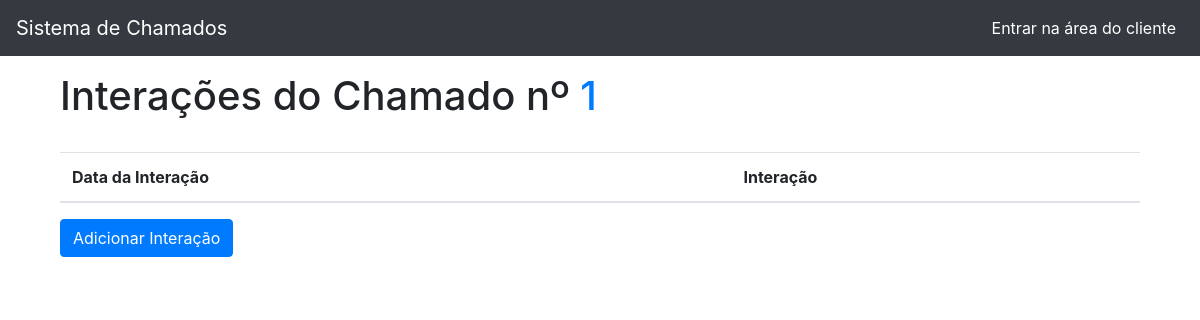
The page /chamado_interacao_list/1/ on the database as committed earlier.
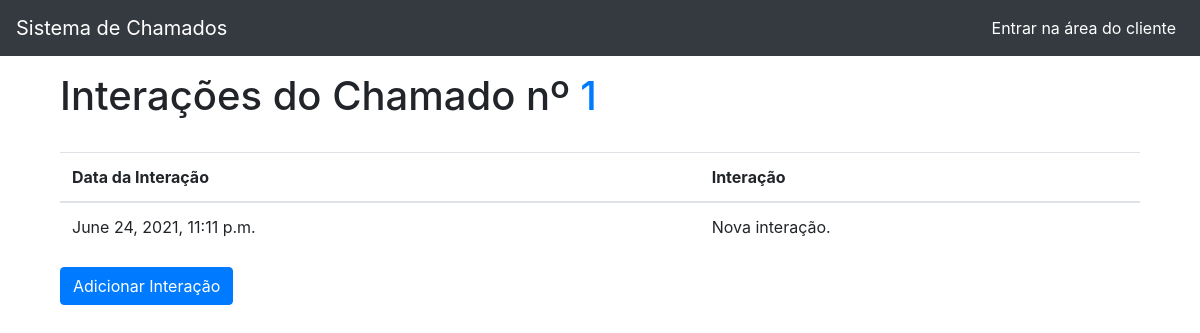
The same page on the database as committed later.
### helpdesk/models.py (models this page shows, shortened)
class Chamado_Interacao(models.Model):
    fk_chamado = models.ForeignKey(Chamado, on_delete=models.CASCADE)
    interacao = models.CharField(max_length=200)
    data_interacao = models.DateTimeField(auto_now_add=True, blank=True)

### helpdesk/views.py (the view)
# urls.py: path('chamado_interacao_list/<str:chamado>/', chamado_interacao_list, name='chamado_interacao_list'),
def chamado_interacao_list(request, chamado):
    chamado_interacao = Chamado_Interacao.objects.filter(fk_chamado=chamado)
    context = {'interacao': chamado_interacao, 'chamado': chamado }
    return render(request, 'chamado_interacao/chamado_interacao_list.html', context)

### helpdesk/templates/chamado_interacao/chamado_interacao_list.html (shortened to what this page needs)
{% extends '../base.html' %}
{% block content %}
<div class="row">
    <div class="col-12">
       <h1>
           Interações do Chamado nº
           <a href="{% url 'chamado_list' %}">{{ chamado }}</a>
       </h1>
     </div>
</div>
<div class="row mt-4">
    <div class="col-12">
        <table class="table">
            <thead>
                <tr>
                    <th>Data da Interação</th>
                    <th>Interação</th>
                </tr>
            </thead>
            <tbody>
            {% for i in interacao %}
                <tr>
                    <td>{{ i.data_interacao }}</td>
                    <td>{{ i.interacao }}</td>
                </tr>
            {% endfor %}
            </tbody>
        </table>
        <a href="{% url 'chamado_interacao_create' id_chamado=chamado %}">
            <button type="submit" class="btn btn-primary">
                Adicionar Interação
            </button>
        </a>
    </div>
</div>
{% endblock content %}

### helpdesk/templates/base.html (shortened to what this page needs)
<!DOCTYPE html>
<html lang="pt-br">
<head>
    {% load staticfiles %}
    <link href="{% static 'css/bootstrap.min.css' %}" rel="stylesheet">
    <link href="{% static 'css/style.css' %}" rel="stylesheet">
    <link rel="stylesheet" href="https://use.fontawesome.com/releases/v5.13.0/css/all.css">
</head>
<body>
    <div class="container-fluid">
        <div class="row">
            <nav class="navbar navbar-expand-lg navbar-dark bg-dark col-12 mb-3">
              <a class="navbar-brand" href="{% url 'home' %}">Sistema de Chamados</a>
                <div class="navbar-collapse collapse w-100 order-3 dual-collapse2">
                    <ul class="navbar-nav ml-auto">
                        <li class="nav-item text-white">
                            {% if request.user.is_authenticated %}
                                <a class="nav-link" href="{% url 'user_logout' %}"><i class="fas fa-sign-out-alt"></i></a>
                            {% else %}
                                <a class="nav-link text-white" href="{% url 'cliente_login' %}">Entrar na área do cliente<span class="sr-only">(current)</span></a>
                            {% endif %}
                        </li>
                    </ul>
                </div>
        </nav>
        </div>
    </div>
    <div class="container">
        <div class="col-12">
            {% block content %}
            {% endblock %}
        </div>
    </div>
</body>
</html>

Rows that differ between the two databases and show on the page:
added Chamado_Interacao: data_interacao "June 24, 2021, 11:11 p.m.", interacao "Nova interação."
